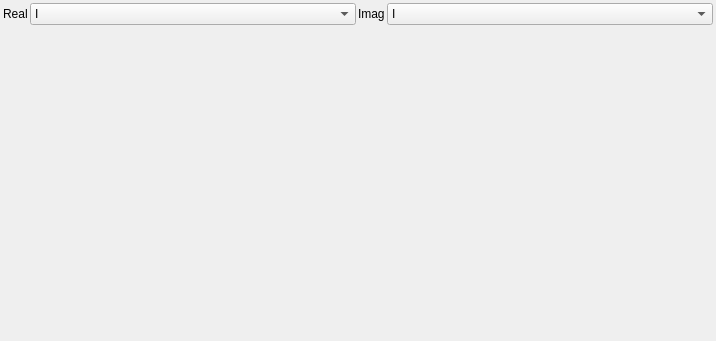
  <widget class="QWidget" name="scopeContainer" native="true">
   <property name="geometry">
    <rect>
     <x>10</x>
     <y>800</y>
     <width>716</width>
     <height>341</height>
    </rect>
   </property>
   <property name="minimumSize">
    <size>
     <width>714</width>
     <height>0</height>
    </size>
   </property>
   <property name="windowTitle">
    <string>Waveforms</string>
   </property>
   <layout class="QVBoxLayout" name="transmittedLayout_2">
    <property name="spacing">
     <number>2</number>
    </property>
    <property name="leftMargin">
     <number>3</number>
    </property>
    <property name="topMargin">
     <number>3</number>
    </property>
    <property name="rightMargin">
     <number>3</number>
    </property>
    <property name="bottomMargin">
     <number>3</number>
    </property>
    <item>
     <layout class="QHBoxLayout" name="scopelLayout">
      <item>
       <widget class="QLabel" name="channel1Label">
        <property name="text">
         <string>Real</string>
        </property>
       </widget>
      </item>
      <item>
       <widget class="QComboBox" name="channel1">
        <property name="sizePolicy">
         <sizepolicy hsizetype="Expanding" vsizetype="Fixed">
          <horstretch>0</horstretch>
          <verstretch>0</verstretch>
         </sizepolicy>
        </property>
        <item>
         <property name="text">
          <string>I</string>
         </property>
        </item>
        <item>
         <property name="text">
          <string>Q</string>
         </property>
        </item>
        <item>
         <property name="text">
          <string>Demod</string>
         </property>
        </item>
       </widget>
      </item>
      <item>
       <widget class="QLabel" name="channel2Label">
        <property name="sizePolicy">
         <sizepolicy hsizetype="Preferred" vsizetype="Preferred">
          <horstretch>0</horstretch>
          <verstretch>0</verstretch>
         </sizepolicy>
        </property>
        <property name="text">
         <string>Imag</string>
        </property>
       </widget>
      </item>
      <item>
       <widget class="QComboBox" name="channel2">
        <property name="sizePolicy">
         <sizepolicy hsizetype="Expanding" vsizetype="Fixed">
          <horstretch>0</horstretch>
          <verstretch>0</verstretch>
         </sizepolicy>
        </property>
        <item>
         <property name="text">
          <string>I</string>
         </property>
        </item>
        <item>
         <property name="text">
          <string>Q</string>
         </property>
        </item>
        <item>
         <property name="text">
          <string>Demod</string>
         </property>
        </item>
       </widget>
      </item>
     </layout>
    </item>
    <item>
     <widget class="GLScope" name="glScope" native="true">
      <property name="minimumSize">
       <size>
        <width>200</width>
        <height>250</height>
       </size>
      </property>
      <property name="font">
       <font>
        <family>Liberation Mono</family>
        <pointsize>8</pointsize>
       </font>
      </property>
     </widget>
    </item>
    <item>
     <widget class="GLScopeGUI" name="scopeGUI" native="true"/>
    </item>
   </layout>
  </widget>
